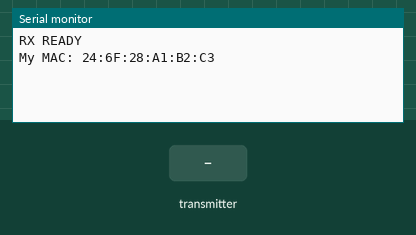
Simulated run of this sketch. Board: ESP32. On the bench: the last lines printed to the serial monitor. Inputs (shaded band) come from the test bench.

Above: at 1.2 s.
1.3 s: the transmitter starts sending ch.0 = 0
At 1.66 s:
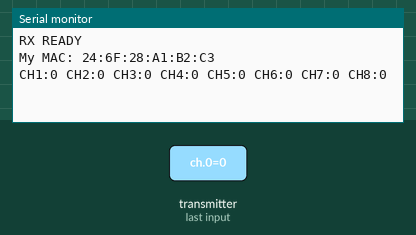
3.3 s: the transmitter starts sending ch.1 = 1024
At 3.66 s:
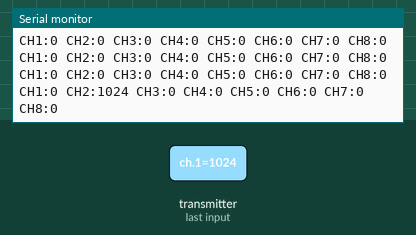
4.8 s: the transmitter starts sending ch.2 = 1024
At 5.16 s:
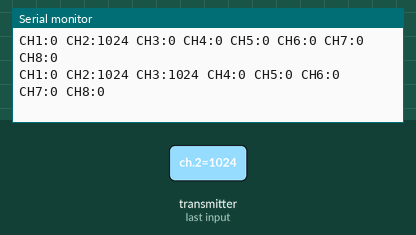
6.3 s: the transmitter starts sending ch.3 = 1024
At 6.66 s:
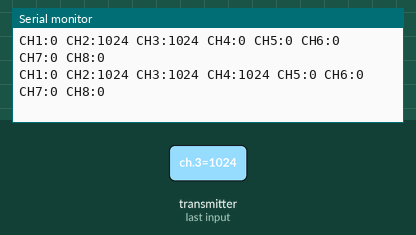
7.8 s: the transmitter starts sending ch.4 = 1024
At 8.16 s:
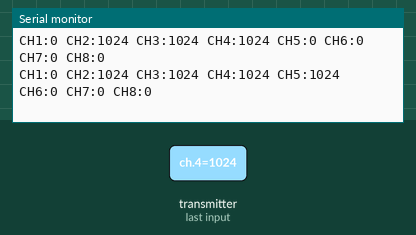
9.3 s: the transmitter starts sending ch.5 = 1024
At 9.66 s:
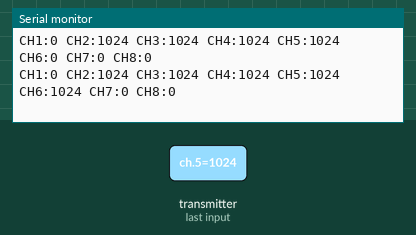

Measured:
- after the input at 1.3 s, the serial monitor: prints a new line after 0.05 s (image 1)
- after the input at 3.3 s, the serial monitor: prints a new line after 0.05 s (image 2)
- after the input at 4.8 s, the serial monitor: prints a new line after 0.05 s (image 3)
- after the input at 6.3 s, the serial monitor: prints a new line after 0.05 s (image 4)
- after the input at 7.8 s, the serial monitor: prints a new line after 0.05 s (image 5)
- after the input at 9.3 s, the serial monitor: prints a new line after 0.05 s (image 6)

The sketch:

rx.ino
```cpp
#include <Arduino.h>
#include <esp_now.h>
#include <WiFi.h>

#define CHANNELS 8

typedef struct {
  uint16_t ch[CHANNELS];
} PPMData;

PPMData receivedData;

// ===== callback nhận =====
void OnDataRecv(const uint8_t * mac, const uint8_t *incomingData, int len) {
  memcpy(&receivedData, incomingData, sizeof(receivedData));

  for (int i = 0; i < CHANNELS; i++) {
  Serial.print("CH");
  Serial.print(i + 1);
  Serial.print(":");
  Serial.print(receivedData.ch[i]);
  Serial.print(" ");
}
Serial.println();
}

void setup() {
  Serial.begin(115200);

  WiFi.mode(WIFI_STA);

  if (esp_now_init() != ESP_OK) {
    Serial.println("ESP-NOW init failed");
    return;
  }

  esp_now_register_recv_cb(OnDataRecv);

  Serial.println("RX READY");

  // 👉 In MAC để kiểm tra
  Serial.print("My MAC: ");
  Serial.println(WiFi.macAddress());
}

void loop() {
}
```
